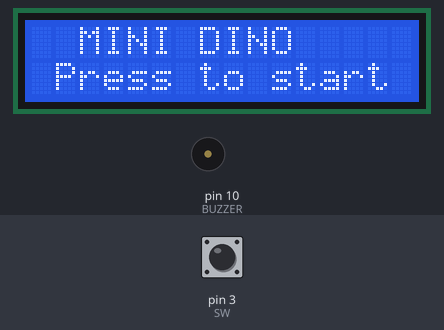
A sketch run on a simulated Arduino Uno, built with avr-gcc and run on an emulated ATmega328P. On the bench: 16×2 character LCD, buzzer (waves = sounding). Inputs (shaded band) come from the test bench; at power-on: pin 3 (SW) HIGH.

Above: at 1.3 s.
1.4 s: pin 3 (SW) pulled LOW for 0.15 s
At 1.57 s:
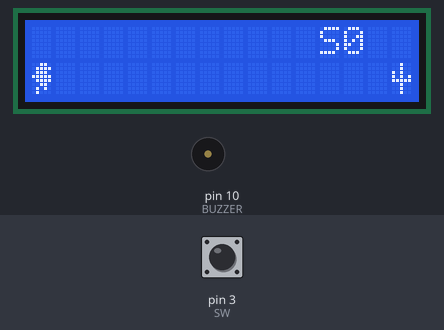
2.1 s: pin 3 (SW) pulled LOW for 1 s
At 2.47 s:
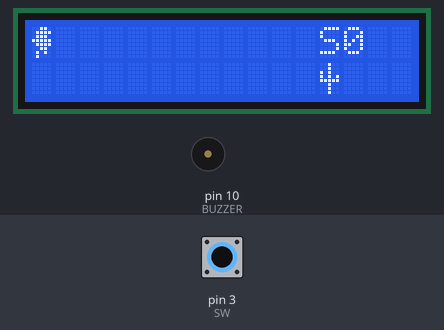
3.7 s: pin 3 (SW) pulled LOW for 0.15 s
At 4.29 s:
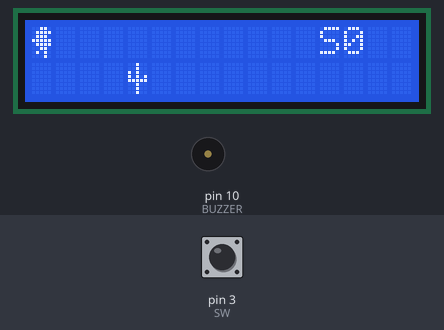
4.4 s: pin 3 (SW) pulled LOW for 3.2 s
At 4.6 s:
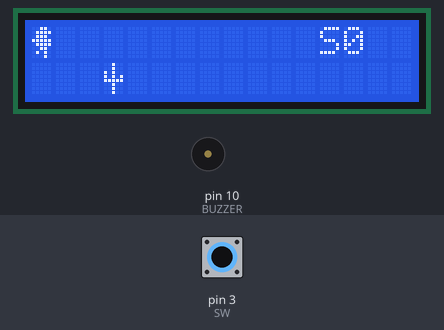
9.1 s: pin 3 (SW) pulsed LOW 5 times (0.12 s each, 0.3 s apart)
At 14.6 s:
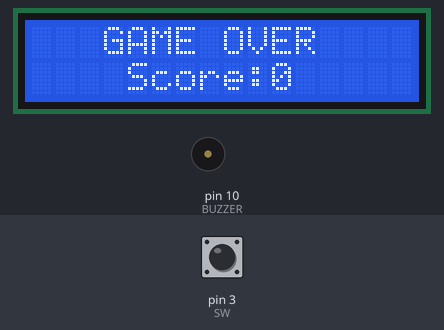
Timing chart, 0 to 14.9 s (numbered marks = the images above; inputs shaded):
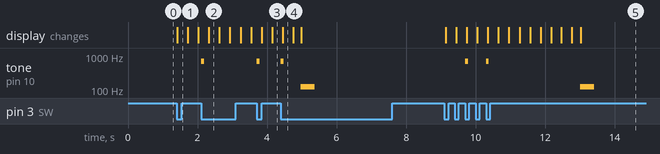

Measured:
- after the input at 1.4 s, the display: changes at once (image 1)
- after the input at 2.1 s, tone on pin 10 (BUZZER): silent → 700 Hz at once, → silent 0.08 s later; the display: changes after 0.23 s (image 2)
- after the input at 3.7 s, tone on pin 10 (BUZZER): silent → 700 Hz at once, → silent 0.08 s later; the display: first changes after 0.14 s (image 3 shows a later state)
- after the input at 9.1 s, tone on pin 10 (BUZZER): plays 700 Hz for 0.08 s, 700 Hz for 0.08 s, 125 Hz for 0.40 s, starting after 0.60 s; the display: first changes at once (image 5 shows a later state)

The sketch:

MiniDino.ino
```cpp
/*
 *  MINI DINO  -  Arduino Uno + 16x2 I2C LCD
 *  ------------------------------------------------------------------
 *  A tiny Chrome-dino style game for a cheap 16x2 character LCD.
 *  The dino and the cactus are drawn with custom 5x8 characters
 *  (CGRAM). Press the KY-040 encoder button to jump over the cactus.
 *
 *  PARTS (all solderless, plug into breadboard / Uno sockets):
 *    Arduino Uno R3  |  16x2 I2C LCD (PCF8574)  |  KY-040 rotary encoder
 *    Passive piezo buzzer  |  solderless breadboard  |  jumper wires
 *
 *  WIRING:
 *    LCD    : VCC->5V, GND->GND, SDA->A4, SCL->A5
 *    KY-040 : SW->D3, VCC->5V, GND->GND     (DT->D4, CLK->D2 wired, unused)
 *    Buzzer : + -> D10, - -> GND
 *
 *  LIBRARY NEEDED (install from Arduino IDE > Library Manager):
 *    "LiquidCrystal I2C" by Frank de Brabander
 *
 *  NOTE: if the screen stays blank, change the address below
 *        from 0x27 to 0x3F (or run an I2C scanner).
 */

#include <Wire.h>
#include <LiquidCrystal_I2C.h>

LiquidCrystal_I2C lcd(0x27, 16, 2);   // try 0x3F if 0x27 shows nothing

// ---- pins ----
#define SW      3       // KY-040 push switch  -> jump / start
#define BUZZER  10      // passive piezo buzzer

// ---- custom characters (5 wide x 8 tall) ----
// 1 = lit pixel, 0 = blank
byte dinoRunA[8] = {0b00110, 0b01111, 0b01110, 0b11111, 0b01111, 0b00110, 0b01010, 0b01000};
byte dinoRunB[8] = {0b00110, 0b01111, 0b01110, 0b11111, 0b01111, 0b00110, 0b01010, 0b00010};
byte cactusCh[8] = {0b00100, 0b00100, 0b10100, 0b10101, 0b11111, 0b00100, 0b00100, 0b00100};

// ---- game state ----
#define ST_START 0
#define ST_PLAY  1
#define ST_OVER  2
byte state = ST_START;

int  cactusCol = 15;          // cactus column (right edge = 15)
int  dinoRow   = 1;           // 1 = on the ground, 0 = in the air
bool jumping   = false;
unsigned long jumpStart = 0;
const int JUMP_MS = 450;      // how long a jump lasts

int  score = 0;
int  frame = 0;
unsigned long lastMove = 0;
const int MOVE_MS = 230;      // ms per cactus step (game speed)

volatile bool buttonPressed = false;

// cached values so we redraw only what changed (no flicker)
int prevCactus   = -1;
int prevDinoRow  = -1;
int prevDinoChar = -1;
int prevScore    = -1;

void onButton() { buttonPressed = true; }

void showStart() {
  lcd.clear();
  lcd.setCursor(2, 0); lcd.print("MINI DINO");
  lcd.setCursor(1, 1); lcd.print("Press to start");
  state = ST_START;
}

void startGame() {
  cactusCol = 15; dinoRow = 1; jumping = false; score = 0; frame = 0;
  prevCactus = -1; prevDinoRow = -1; prevDinoChar = -1; prevScore = -1;
  lcd.clear();
  lastMove = millis();
  state = ST_PLAY;
}

void gameOver() {
  tone(BUZZER, 125, 400);
  lcd.clear();
  lcd.setCursor(3, 0); lcd.print("GAME OVER");
  lcd.setCursor(4, 1); lcd.print("Score:"); lcd.print(score);
  state = ST_OVER;
}

void jump() {
  if (!jumping) {
    jumping = true;
    jumpStart = millis();
    tone(BUZZER, 700, 80);
  }
}

void handleButton() {
  if (state == ST_START)      startGame();
  else if (state == ST_PLAY)  jump();
  else                        showStart();
}

void renderPlay() {
  byte d = ((frame / 2) % 2) ? 1 : 0;   // alternate the two run frames

  // --- cactus ---
  if (cactusCol != prevCactus) {
    if (prevCactus >= 0 && prevCactus <= 15) { lcd.setCursor(prevCactus, 1); lcd.print(' '); }
    lcd.setCursor(cactusCol, 1);
    lcd.write(byte(2));
    prevCactus = cactusCol;
  }

  // --- dino ---
  if (dinoRow != prevDinoRow || d != prevDinoChar) {
    if (prevDinoRow >= 0) { lcd.setCursor(0, prevDinoRow); lcd.print(' '); }
    lcd.setCursor(0, dinoRow);
    lcd.write(d);
    prevDinoRow = dinoRow; prevDinoChar = d;
  }

  // --- score, top-right, redrawn only when it changes ---
  if (score != prevScore) {
    lcd.setCursor(12, 0); lcd.print("    ");
    lcd.setCursor(12, 0); lcd.print("S"); lcd.print(score);
    prevScore = score;
  }

  frame++;
}

void setup() {
  pinMode(SW, INPUT_PULLUP);
  pinMode(BUZZER, OUTPUT);
  attachInterrupt(digitalPinToInterrupt(SW), onButton, FALLING);

  lcd.init();
  lcd.backlight();
  lcd.createChar(0, dinoRunA);
  lcd.createChar(1, dinoRunB);
  lcd.createChar(2, cactusCh);

  showStart();
}

void loop() {
  if (buttonPressed) { buttonPressed = false; handleButton(); }

  if (state == ST_PLAY) {
    // jump timing
    if (jumping && millis() - jumpStart >= JUMP_MS) jumping = false;
    dinoRow = jumping ? 0 : 1;

    // move the cactus one step left
    if (millis() - lastMove >= MOVE_MS) {
      lastMove = millis();
      cactusCol--;
      if (cactusCol < 0) {
        cactusCol = 15;      // passed safely -> new cactus, score up
        score++;
      } else if (cactusCol == 0 && dinoRow == 1) {
        gameOver();          // hit the cactus on the ground
      }
    }

    if (state == ST_PLAY) renderPlay();
  }

  delay(10);
}
```
